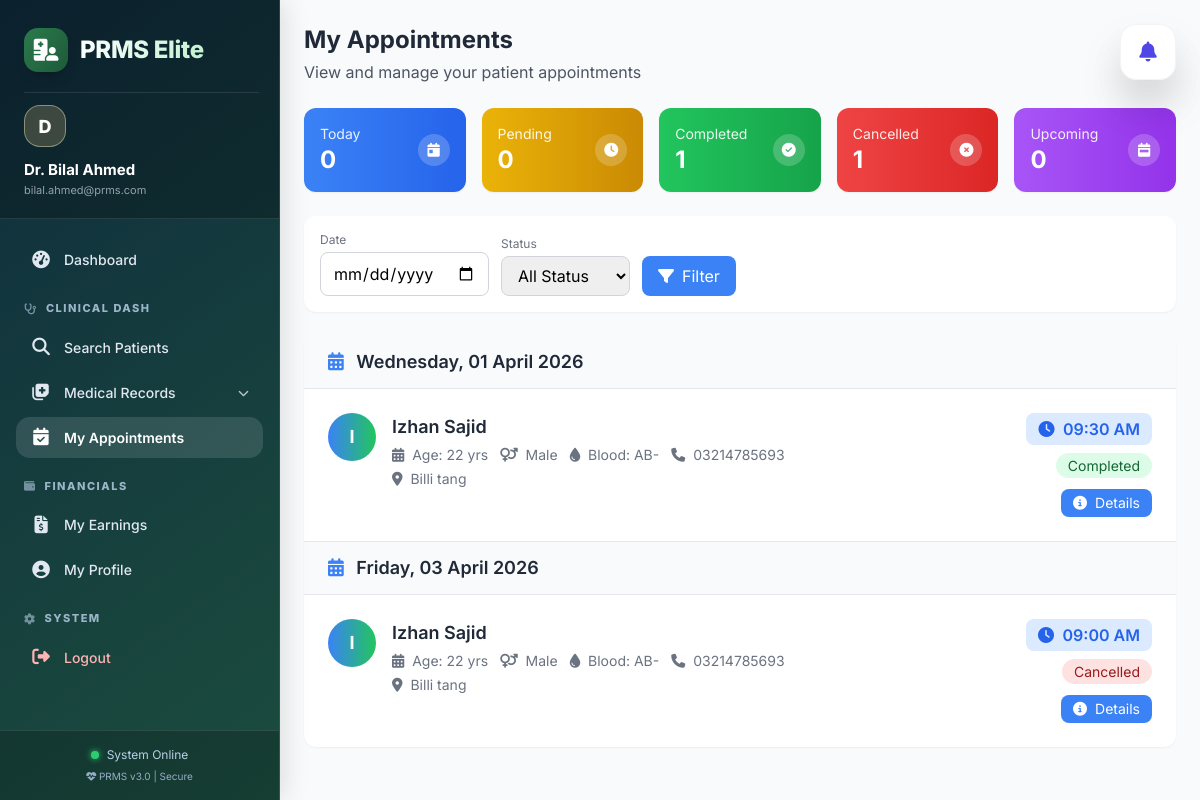
The app's page /doctor/appointments.php (signed in), older data.
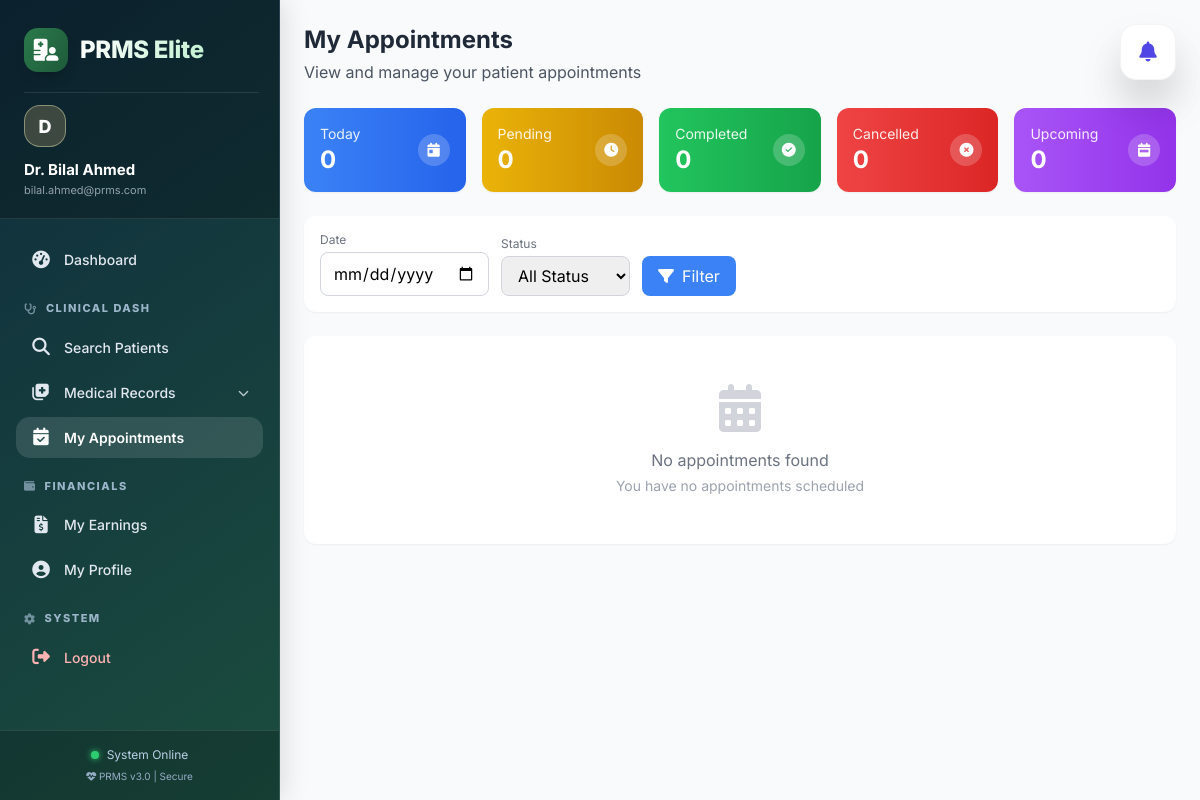
The same page, newer data.
### tables this page shows
CREATE TABLE `appointments` (
  `id` int(11) NOT NULL,
  `patient_id` int(11) DEFAULT NULL,
  `doctor_id` int(11) DEFAULT NULL,
  `appointment_date` datetime DEFAULT NULL,
  `symptoms` text DEFAULT NULL,
  `category_id` int(11) DEFAULT NULL,
  `consultation_fee` decimal(10,2) DEFAULT 0.00,
  `shift_type` varchar(20) DEFAULT NULL,
  `time_slot` varchar(50) DEFAULT NULL,
  `patient_number` int(11) DEFAULT 0,
  `status` enum('pending','completed','cancelled') DEFAULT 'pending',
  `created_at` timestamp NOT NULL DEFAULT current_timestamp()
);

CREATE TABLE `patients` (
  `id` int(11) NOT NULL,
  `name` varchar(100) DEFAULT NULL,
  `age` int(11) DEFAULT NULL,
  `weight` decimal(5,2) DEFAULT NULL,
  `disease` int(11) DEFAULT NULL,
  `gender` enum('male','female','other') DEFAULT NULL,
  `phone` varchar(20) DEFAULT NULL,
  `address` text DEFAULT NULL,
  `blood_group` varchar(10) DEFAULT NULL,
  `status` enum('active','inactive') DEFAULT 'active',
  `created_at` timestamp NOT NULL DEFAULT current_timestamp()
);

### doctor/appointments.php (the view, shortened to what the changed rows need)
<?php
require_once '../config/db.php';
$user_id = $_SESSION['user_id'];
$doctor_query = "SELECT id FROM doctors WHERE user_id = ?";
$stmt = mysqli_prepare($conn, $doctor_query);
mysqli_stmt_bind_param($stmt, "i", $user_id);
mysqli_stmt_execute($stmt);
$doctor_result = mysqli_stmt_get_result($stmt);
$doctor = mysqli_fetch_assoc($doctor_result);
$doctor_id = $doctor['id'];
$date_filter = isset($_GET['date']) ? mysqli_real_escape_string($conn, $_GET['date']) : '';
$status_filter = isset($_GET['status']) ? mysqli_real_escape_string($conn, $_GET['status']) : '';
$where_clauses = ["a.doctor_id = $doctor_id"];
$where_sql = implode(" AND ", $where_clauses);
$appointments_query = "SELECT a.*, p.id as patient_id, p.name as patient_name, p.age, p.gender, p.phone, p.blood_group, p.address
                       FROM appointments a
                       JOIN patients p ON a.patient_id = p.id
                       WHERE $where_sql
                       ORDER BY a.appointment_date ASC";
$appointments_result = mysqli_query($conn, $appointments_query);
$completed_appointments_query = "SELECT COUNT(*) as total FROM appointments WHERE doctor_id = $doctor_id AND status = 'completed'";
$completed_appointments_result = mysqli_query($conn, $completed_appointments_query);
$completed_appointments = mysqli_fetch_assoc($completed_appointments_result)['total'];
$cancelled_appointments_query = "SELECT COUNT(*) as total FROM appointments WHERE doctor_id = $doctor_id AND status = 'cancelled'";
$cancelled_appointments_result = mysqli_query($conn, $cancelled_appointments_query);
$cancelled_appointments = mysqli_fetch_assoc($cancelled_appointments_result)['total'];
include '../includes/header.php';
?>
<div class="flex-1 overflow-y-auto bg-gray-50">
    <div class="p-6">
        <div class="mb-6">
            <h1 class="text-2xl font-bold text-gray-800">My Appointments</h1>
        </div>
        <div class="grid grid-cols-1 md:grid-cols-5 gap-4 mb-6">
            <div class="bg-gradient-to-r from-green-500 to-green-600 rounded-xl shadow-sm p-4 text-white">
                <div class="flex items-center justify-between">
                    <div>
                        <p class="text-white text-opacity-90 text-sm">Completed</p>
                        <p class="text-2xl font-bold"><?php echo $completed_appointments; ?></p>
                    </div>
                </div>
            </div>
            <div class="bg-gradient-to-r from-red-500 to-red-600 rounded-xl shadow-sm p-4 text-white">
                <div class="flex items-center justify-between">
                    <div>
                        <p class="text-white text-opacity-90 text-sm">Cancelled</p>
                        <p class="text-2xl font-bold"><?php echo $cancelled_appointments; ?></p>
                    </div>
                </div>
            </div>
        </div>
        <div class="bg-white rounded-xl shadow-sm overflow-hidden">
            <?php if (mysqli_num_rows($appointments_result) > 0): ?>
                <div class="divide-y divide-gray-200">
                    <?php
                    $current_date = '';
                    while ($appointment = mysqli_fetch_assoc($appointments_result)):
                        $appointment_date = date('Y-m-d', strtotime($appointment['appointment_date']));
                        $display_date = date('l, d F Y', strtotime($appointment['appointment_date']));
                        if ($current_date != $appointment_date):
                            $current_date = $appointment_date;
                    ?>
                            <div class="bg-gray-50 px-6 py-3">
                                <h3 class="text-lg font-semibold text-gray-800">
                                    <i class="fas fa-calendar-alt mr-2 text-blue-500"></i>
                                    <?php echo $display_date; ?>
                                </h3>
                            </div>
                        <?php endif; ?>
                        <div class="p-6 hover:bg-gray-50 transition">
                            <div class="flex flex-wrap justify-between items-start gap-4">
                                <div class="flex items-start space-x-4 flex-1">
                                    <div class="w-12 h-12 rounded-full bg-gradient-to-r from-blue-500 to-green-500 flex items-center justify-center text-white font-bold text-lg">
                                        <?php echo strtoupper(substr($appointment['patient_name'], 0, 1)); ?>
                                    </div>
                                    <div>
                                        <a href="javascript:void(0)" onclick="viewPatient(<?php echo $appointment['patient_id']; ?>)"
                                            class="text-lg font-semibold text-gray-800 hover:text-blue-600 transition">
                                            <?php echo htmlspecialchars($appointment['patient_name']); ?>
                                        </a>
                                        <div class="flex flex-wrap gap-3 mt-1">
                                            <span class="text-sm text-gray-500">
                                                <i class="fas fa-calendar-alt mr-1"></i> Age: <?php echo $appointment['age']; ?> yrs
                                            </span>
                                            <span class="text-sm text-gray-500 capitalize">
                                                <i class="fas fa-venus-mars mr-1"></i> <?php echo $appointment['gender']; ?>
                                            </span>
                                            <?php if ($appointment['blood_group']): ?>
                                                <span class="text-sm text-gray-500">
                                                    <i class="fas fa-tint mr-1"></i> Blood: <?php echo $appointment['blood_group']; ?>
                                                </span>
                                            <?php endif; ?>
                                            <span class="text-sm text-gray-500">
                                                <i class="fas fa-phone mr-1"></i> <?php echo $appointment['phone']; ?>
                                            </span>
                                        </div>
                                        <?php if ($appointment['address']): ?>
                                            <p class="text-sm text-gray-500 mt-1">
                                                <i class="fas fa-map-marker-alt mr-1"></i> <?php echo htmlspecialchars(substr($appointment['address'], 0, 50)); ?>
                                            </p>
                                        <?php endif; ?>
                                    </div>
                                </div>
                                <div class="text-right">
                                    <div class="bg-blue-100 px-3 py-1 rounded-lg inline-block mb-2">
                                        <i class="fas fa-clock text-blue-600 mr-1"></i>
                                        <span class="text-blue-600 font-semibold">
                                            <?php echo date('h:i A', strtotime($appointment['appointment_date'])); ?>
                                        </span>
                                    </div>
                                    <div>
                                        <span class="px-3 py-1 text-sm rounded-full
                                        <?php echo $appointment['status'] == 'completed' ? 'bg-green-100 text-green-800' : ($appointment['status'] == 'pending' ? 'bg-yellow-100 text-yellow-800' : 'bg-red-100 text-red-800'); ?>">
                                            <?php echo ucfirst($appointment['status']); ?>
                                        </span>
                                    </div>
                                    <div class="mt-3 flex space-x-2 justify-end">
                                        <a href="javascript:void(0)"
                                            onclick="viewAppointmentDetails(<?php echo $appointment['id']; ?>, '<?php echo htmlspecialchars($appointment['patient_name']); ?>', '<?php echo date('d M Y, h:i A', strtotime($appointment['appointment_date'])); ?>', '<?php echo $appointment['status']; ?>')"
                                            class="text-sm bg-blue-500 text-white px-3 py-1 rounded-lg hover:bg-blue-600 transition">
                                            <i class="fas fa-info-circle mr-1"></i> Details
                                        </a>
                                    </div>
                                </div>
                            </div>
                        </div>
                    <?php endwhile; ?>
                </div>
            <?php else: ?>
                <div class="text-center py-12">
                    <i class="fas fa-calendar-alt text-5xl text-gray-300 mb-4"></i>
                    <p class="text-gray-500">No appointments found</p>
                    <?php if ($date_filter || $status_filter): ?>
                        <p class="text-sm text-gray-400 mt-1">Try changing your filter criteria</p>
                    <?php else: ?>
                        <p class="text-sm text-gray-400 mt-1">You have no appointments scheduled</p>
                    <?php endif; ?>
                </div>
            <?php endif; ?>
        </div>
    </div>
</div>

Row changes from the older to the newer data that the page shows:
removed appointments: appointment_date "Wednesday, 01 April 2026", patient.name "I", patient.name "Izhan Sajid", patient.age "22", patient.gender "Male", patient.blood_group "AB-", patient.phone "03214785693", patient.address "Billi tang", appointment_date "09:30 AM", status "Completed"
removed appointments: appointment_date "Friday, 03 April 2026", patient.name "I", patient.name "Izhan Sajid", patient.age "22", patient.gender "Male", patient.blood_group "AB-", patient.phone "03214785693", patient.address "Billi tang", appointment_date "09:00 AM", status "Cancelled"
Text that changed along with them:
$completed_appointments: "1" → "0"
$cancelled_appointments: "1" → "0"
text now shown: "No appointments found You have no appointments scheduled"
